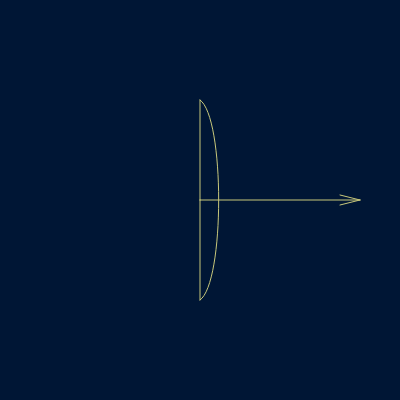
Frame 1 (no input)
Frame 60 (no input): identical to frame 1, image omitted
Frame 120 (the mouse pressed at the canvas centre since frame 60): identical to frame 1, image omitted

The p5.js sketch that drew this single still picture (run headless with seeded random() and noise() and a simulated clock; from frame 60 on, the mouse is pressed at the canvas centre):

// p5.js sketch
// ── sketch.js
var fired = false;
var i = 0;

function setup() {
    createCanvas(400 , 400);

}

function draw() {
    background(0,22,53);
    noFill();
    stroke(200,200,123);
    curve(50,200,200,100,200,300,50,200);
    
    if(fired == true){
        ellipse(mouseX,mouseY,30,30);
    }
    
    arrow();
    
    
}

function arrow(){
   // var x = 200;
    
    if(fired == false){
        if(mouseX <= 200 && mouseX != 0){
        if(mouseX >= 80) x = mouseX;
        if(mouseX <= 80) x = 80;
        
    }else{
        x = 200;
    }
        line(200,100,x,200);
        line(x,200,200,300);
        line(x,200,x+160,200);
        line(x+160,200,x+140,195);
        line(x+160,200,x+140,205);
    }else{
        var y = x;
        i+=1 + (300-x)/20;
            if(x+i<= 200){
            line(200,100,x+i,200);
            line(x+i,200,200,300);
            }else{
                line(200,100,200,200);
                line(200,200,200,300);
            }
            line(x+i,200,x+160+i,200);
            line(x+i + 160,200,x+140+i,195);
            line(x+i + 160,200,x+140+i,205);
        
       if(i >= 600){
            fired = false;
            i = 0;
       }
    }
    
}


function mouseClicked(){
    fired = true;
    return false;
}
// ── style.css
html, body {
	height: 100%;
}

body {
	margin: 0;
	display: flex;
	justify-content: center;
	align-items: center;
}
